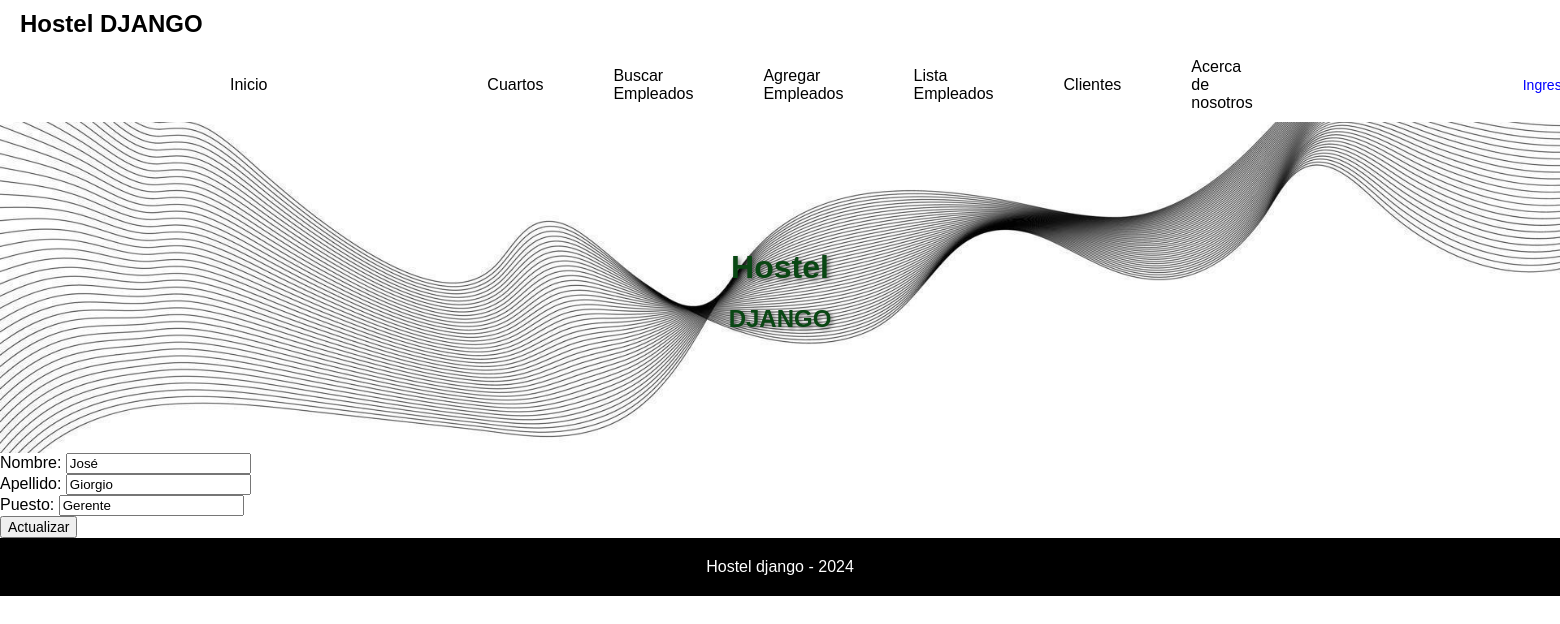
Before: /appHostel/editarEmpleado/1 with the older database file.
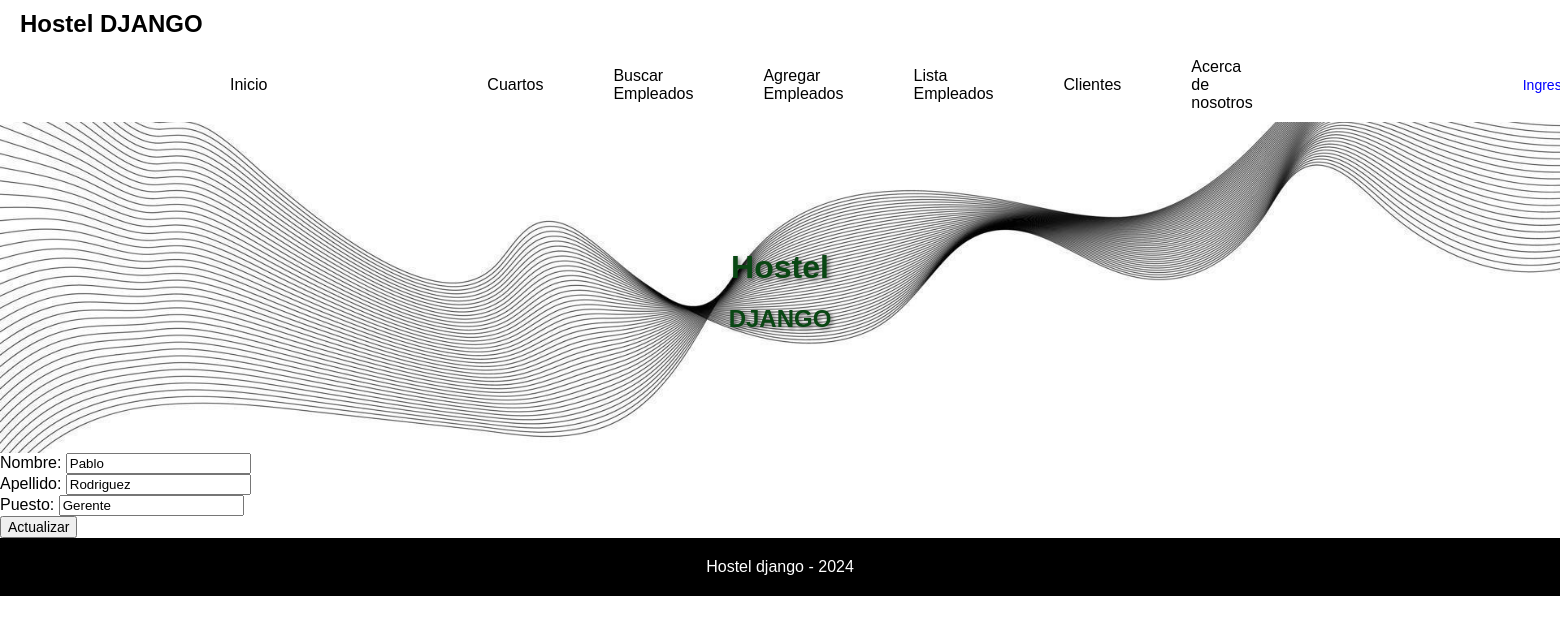
After: the same page with the newer database file.
### appHostel/models.py (models this page shows, shortened)
class Empleado(models.Model):
    nombre = models.CharField(max_length=20)
    apellido = models.CharField(max_length=20)
    puesto = models.CharField(max_length=30)

### appHostel/views.py (the view)
# urls.py: path("editarEmpleado/<int:id>", empleadoEditado, name="editarEmpleado"),
def empleadoEditado(req,id):
    if req.method == "POST":
        miFormulario = Empleadoformulario(req.POST)
        if miFormulario.is_valid():
            informacion = miFormulario.cleaned_data
            empleado = Empleado.objects.get(id = id)
            empleado.nombre = informacion["nombre"]
            empleado.apellido = informacion["apellido"]
            empleado.puesto = informacion["puesto"]
            empleado.save()
            return render (req,"inicio.html",{"mensaje":"Empleado actualizado con exito"})
        else:
            return render (req,"inicio.html",{"mensaje":"Datos invalidos"})
    else:
        empleado = Empleado.objects.get(id = id)
        miFormulario = Empleadoformulario(initial={
          "nombre": empleado.nombre,
          "apellido": empleado.apellido,
          "puesto": empleado.puesto,
        })
        return render(req,"editarEmpleado.html",{"miFormulario": miFormulario, "id":  empleado.id})

### appHostel/forms.py
class Empleadoformulario(forms.Form):
    nombre = forms.CharField()
    apellido = forms.CharField()
    puesto = forms.CharField()

### appHostel/templates/editarEmpleado.html (shortened to what this page needs)
{% extends 'padre.html' %}
{% block cambiaContenido %}
        <div>
            <form action="{% url 'editarEmpleado' id  %}" method="post">
                {{ miFormulario.as_p }}
                <button type="submit">Actualizar</button>
            </form>
        </div>
{% endblock cambiaContenido %}

Changed rows visible on the page:
changed Empleado "Gerente": nombre "José" → "Pablo"; apellido "Giorgio" → "Rodriguez"
